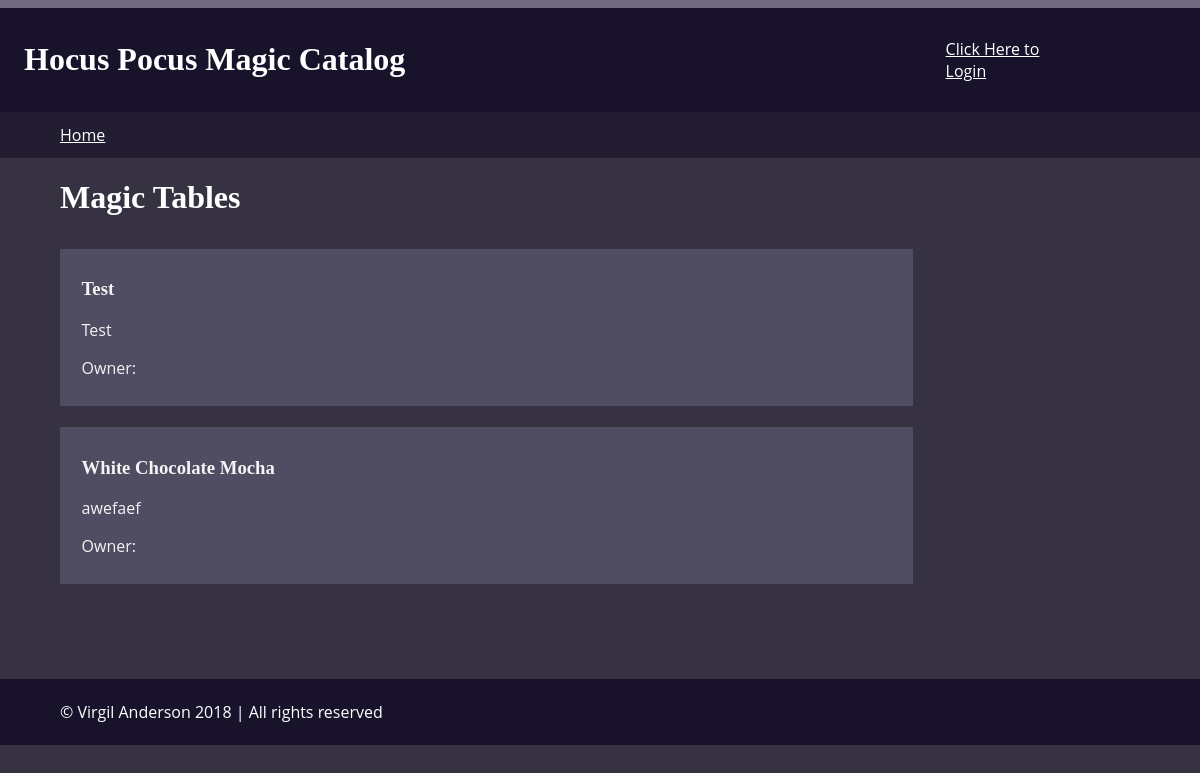
Screenshot of /category/9 with the database file from the repository.
### database_setup.py (models this page shows, shortened)
class magicCategory(Base):
    __tablename__ = 'magicCategory'
    id = Column(Integer, primary_key = True)
    name = Column(String(80), nullable = False)
    user_id = Column(Integer, ForeignKey('user.id'))
    user = relationship(User)

class Item(Base):
    __tablename__ = 'item'
    name = Column(String(80), nullable = False)
    id = Column(Integer, primary_key = True)
    description = Column(String(250))
    price = Column(String(8))
    category_id = Column(Integer, ForeignKey('magicCategory.id'))
    category = relationship(magicCategory)
    user_id = Column(Integer, ForeignKey('user.id'))
    user = relationship(User)

### project.py (the view)
@app.route('/category/<int:cat_id>')
def showCategory(cat_id):
    c = session.query(magicCategory).filter_by(id=cat_id).one()
    o = getUserInfo(c.user_id)
    i = session.query(Item).filter_by(category_id=cat_id).all()
    t = ('%s' % c.name)
    m = ''
    if not i:
        m = "Your category doesn't have any items yet"
    if 'username' not in login_session or o.id != login_session['user_id']:
        return render_template('pCat.html', i=i, c=c, m=m, o=o, t=t)
    else:
        p = login_session['picture']
        return render_template('cat.html', i=i, c=c, m=m, o=o, t=t, p=p)

### project.py (called while the page is built)
def getUserInfo(user_id):
    user = session.query(User).filter_by(id=user_id).one_or_none()
    return user if user else None

### templates/pCat.html (shortened to what this page needs)
{% extends "main.html" %}
{% block content %}
{% include "header.html" %}
{% include "navigation.html" %}
<main>
  <h1>{{c.name}}</h1>
  <section class='flex-box'>
    {% for i in i%}
    <div class='item'>
      <h3>{{i.name}}</h3>
      <p>{{i.description}}</p>
      <p>Owner: {{o.name}}</p>
    </div>
    {% endfor %}
  </section>
</main>
{% include "footer.html" %}
{% endblock %}

### static/styles.css (style rules this page uses)
body { font-family: 'Open Sans', sans-serif; font-size: 1em; background-color: #363242; background-image: url(background.jpg); background-position: center; background-repeat: none; background-attachment: fixed; background-size: cover; margin: 0; padding: 0; color: white; }
h1, h2, h3, h4, h5, h6 { font-family: "Times New Roman", Times, serif; color: white; }
main { width: 90%; margin: 0; padding: 0 5%; min-height: 500px; }
.flex-box { display: flex; flex-direction: column; align-items: left; flex-wrap: wrap; }
.item { width: 75%; margin: 1% 0; padding: 1% 2%; background-color: #534E64; opacity: .95; }

### rows the page displays
magicCategory: name "Magic Tables"
Item: name "Test", description "Test"
Item: name "White Chocolate Mocha", description "awefaef"
